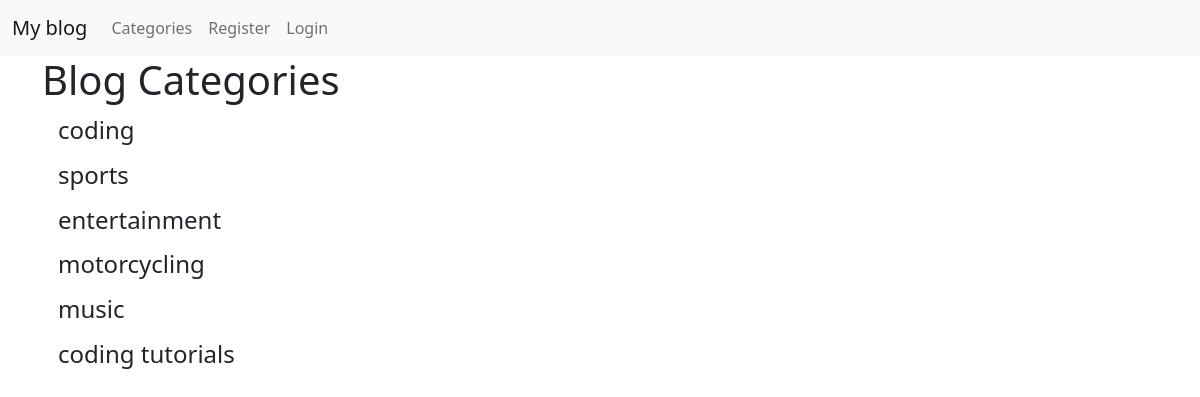
The page /category_list/ on the database its author committed.
### theblog/models.py (models this page shows, shortened)
class Category(models.Model):
    name = models.CharField(max_length=255)
    def __str__(self):
        return self.name

### theblog/views.py (the view)
# urls.py: path('category_list/', CategoryListView, name='category-list'),
def CategoryListView(request):
    cat_menu_list = Category.objects.all
    return render(request, 'category_list.html',{ 'cat_menu_list': cat_menu_list})

### theblog/templates/category_list.html (shortened to what this page needs)
{% extends 'base.html' %}
{% block content %}
<h1> Blog Categories </h1>
{% for item in cat_menu_list %}
    <h4><a class="dropdown-item" href="{% url 'category' item|slugify %}">
        {{ item }}</a></h4>
    {% endfor %}
{% endblock %}

### rows shown on the page
Category: name "coding"
Category: name "sports"
Category: name "entertainment"
Category: name "motorcycling"
Category: name "music"
Category: name "coding tutorials"
